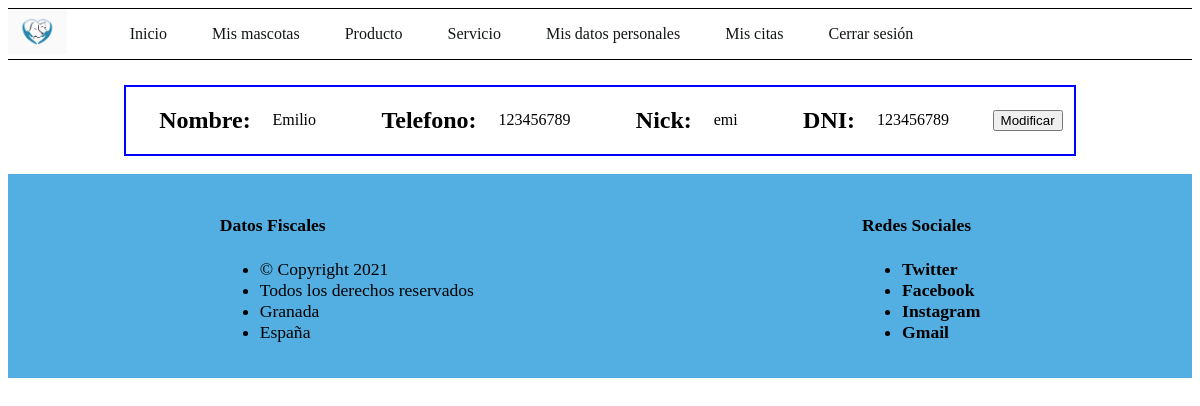
The page /Molina_Ruiz_Emilio/secciones/dueños.php (signed in) on the database its author committed.
### Molina_Ruiz_Emilio/secciones/dueños.php (the view, shortened to what this page needs)
<!DOCTYPE html>
<html lang="en">
<head>
    <link rel="stylesheet" href="../css/style.css">
</head>
<body>
    <header>
        <?php
                require_once("../funciones/funciones.php");
                $cone =conectar();
                echo crear_menu();
            ?>
    </header>
    <main>
        <?php
        if (isset($_COOKIE['Sesion_ejem'])) {
            if (!isset($_SESSION['nombre'])) {
                echo "<div class='sesion_inv'>Sesión inválida</div>";
            }elseif($_SESSION['nombre']!='admin') {
                $usuario=$_SESSION['nombre'];
                $mostrar1="select * from dueño where dueño.nick='$usuario'";
                    $resultado= $cone->query($mostrar1);
                    while ($due= $resultado->fetch_array(MYSQLI_ASSOC)) {
                        echo "
                            <div class='forma_cli'>
                                <p><h2>Nombre:</h2>$due[nombre]</p>
                                <p><h2>Telefono:</h2>$due[telefono]</p>
                                <p><h2>Nick:</h2>$due[nick]</p>
                                <p><h2>DNI:</h2>$due[dni]</p>
                                <form action='modificaciones/modificar_due.php' method='post'>
                                    <input type='hidden' name='id_modi' value=$due[dni]>
                                    <input type='submit' name='modific' value='Modificar'>
                                </form>
                            </div>
                            <br>
                            ";
                    }
            }
        }else {
            echo "<div class='sesion_inv'>Sesión inválida</div>";
        }
        ?>
    </main>
    <footer>
        <?php
            echo crear_pie();
        ?>
    </footer>
</body>
</html>

### Molina_Ruiz_Emilio/css/style.css (style rules this page uses)
main { width: 100%; }
footer { width: 100%; background-color: #53aee2 ; padding: 1em; font-size: 1.1rem; display: flex; justify-content: space-around; box-sizing: border-box; }
.forma_cli { border: 2px solid blue; width: 80%; display: flex; align-items: center; justify-content: space-around; margin: auto; }

### rows shown on the page
dueño: nombre "Emilio", telefono "123456789", nick "emi", dni "123456789"
